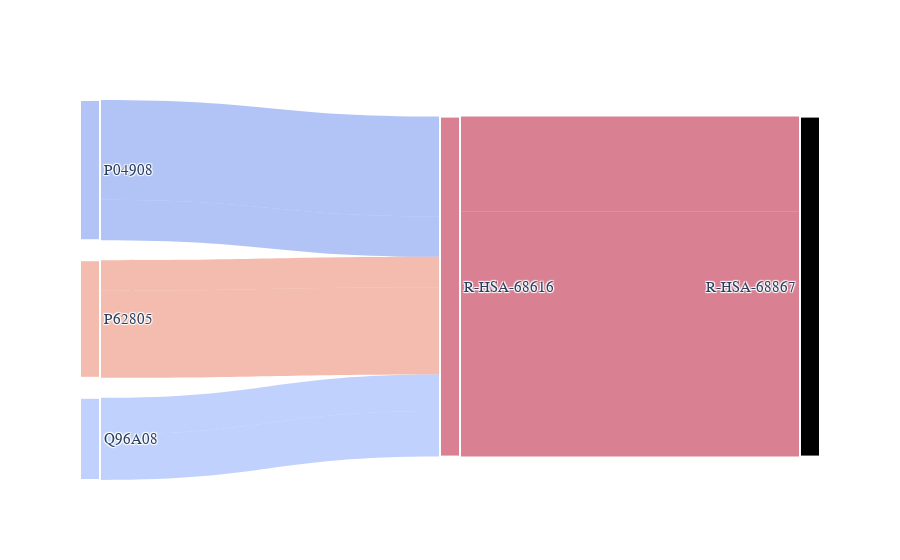

Write notebook code for a chart like this one.
### Code cell
query_node = 'R-HSA-68867'

IG.plot_subgraph_sankey(query_node, upstream=True, savename='img/test.png', cmap='coolwarm')
